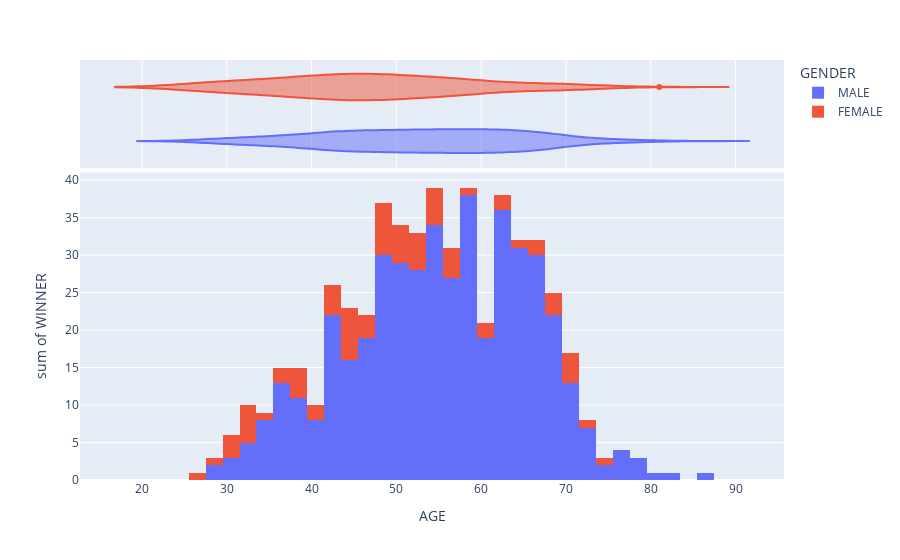

The cell this chart's notebook holds for it:
### Code cell
fig = px.histogram(df.dropna(), x="AGE", y="WINNER", color="GENDER", marginal="violin",hover_data=df.columns)
fig.show()

### Figure 1 — Plotly figure (JSON) as saved in the notebook; plotly's stock layout.template omitted (floating-point values rounded to 4 significant figures; data arrays with more than 128 entries replaced by an {"elided": "..."} marker saying what was removed)
{"data": [{"alignmentgroup": "True", "bingroup": "x", "histfunc": "sum", "hovertemplate": "GENDER=MALE<br>AGE=%{x}<br>sum of WINNER=%{y}<extra></extra>", "legendgroup": "MALE", "marker": {"color": "#636efa"}, "name": "MALE", "offsetgroup": "MALE", "orientation": "v", "showlegend": true, "type": "histogram", "x": {"elided": "1760 int values"}, "xaxis": "x", "y": {"elided": "1760 int values"}, "yaxis": "y"}, {"alignmentgroup": "True", "customdata": {"elided": "1760x19 mixed values"}, "hovertemplate": "GENDER=%{customdata[6]}<br>AGE=%{customdata[8]}<br>STATE=%{customdata[0]}<br>CONSTITUENCY=%{customdata[1]}<br>NAME=%{customdata[2]}<br>WINNER=%{customdata[3]}<br>PARTY=%{customdata[4]}<br>SYMBOL=%{customdata[5]}<br>CRIMINAL_CASES=%{customdata[7]}<br>CATEGORY=%{customdata[9]}<br>EDUCATION=%{customdata[10]}<br>ASSETS=%{customdata[11]}<br>LIABILITIES=%{customdata[12]}<br>GENERAL_VOTES=%{customdata[13]}<br>POSTAL_VOTES=%{customdata[14]}<br>TOTAL_VOTES=%{customdata[15]}<br>OVER_TOTAL_ELECTORS _IN _CONSTITUENCY=%{customdata[16]}<br>OVERTOTAL_VOTES_POLLED_IN_CONSTITUENCY=%{customdata[17]}<br>TOTAL_ELECTORS=%{customdata[18]}<extra></extra>", "legendgroup": "MALE", "marker": {"color": "#636efa"}, "name": "MALE", "offsetgroup": "MALE", "scalegroup": "x", "showlegend": false, "type": "violin", "x": {"elided": "1760 int values"}, "xaxis": "x2", "yaxis": "y2"}, {"alignmentgroup": "True", "bingroup": "x", "histfunc": "sum", "hovertemplate": "GENDER=FEMALE<br>AGE=%{x}<br>sum of WINNER=%{y}<extra></extra>", "legendgroup": "FEMALE", "marker": {"color": "#EF553B"}, "name": "FEMALE", "offsetgroup": "FEMALE", "orientation": "v", "showlegend": true, "type": "histogram", "x": {"elided": "258 int values"}, "xaxis": "x", "y": {"elided": "258 int values"}, "yaxis": "y"}, {"alignmentgroup": "True", "customdata": {"elided": "258x19 mixed values"}, "hovertemplate": "GENDER=%{customdata[6]}<br>AGE=%{customdata[8]}<br>STATE=%{customdata[0]}<br>CONSTITUENCY=%{customdata[1]}<br>NAME=%{customdata[2]}<br>WINNER=%{customdata[3]}<br>PARTY=%{customdata[4]}<br>SYMBOL=%{customdata[5]}<br>CRIMINAL_CASES=%{customdata[7]}<br>CATEGORY=%{customdata[9]}<br>EDUCATION=%{customdata[10]}<br>ASSETS=%{customdata[11]}<br>LIABILITIES=%{customdata[12]}<br>GENERAL_VOTES=%{customdata[13]}<br>POSTAL_VOTES=%{customdata[14]}<br>TOTAL_VOTES=%{customdata[15]}<br>OVER_TOTAL_ELECTORS _IN _CONSTITUENCY=%{customdata[16]}<br>OVERTOTAL_VOTES_POLLED_IN_CONSTITUENCY=%{customdata[17]}<br>TOTAL_ELECTORS=%{customdata[18]}<extra></extra>", "legendgroup": "FEMALE", "marker": {"color": "#EF553B"}, "name": "FEMALE", "offsetgroup": "FEMALE", "scalegroup": "x", "showlegend": false, "type": "violin", "x": {"elided": "258 int values"}, "xaxis": "x2", "yaxis": "y2"}], "layout": {"barmode": "relative", "legend": {"title": {"text": "GENDER"}, "tracegroupgap": 0}, "margin": {"t": 60}, "xaxis": {"anchor": "y", "domain": [0, 1], "title": {"text": "AGE"}}, "xaxis2": {"anchor": "y2", "domain": [0, 1], "matches": "x", "showgrid": true, "showticklabels": false}, "yaxis": {"anchor": "x", "domain": [0, 0.7326], "title": {"text": "sum of WINNER"}}, "yaxis2": {"anchor": "x2", "domain": [0.7426, 1], "matches": "y2", "showgrid": false, "showline": false, "showticklabels": false, "ticks": ""}}}
